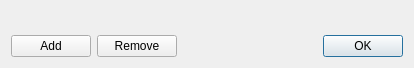
<?xml version="1.0" encoding="UTF-8"?>
<ui version="4.0">
 <class>ORStoolsDialogConfigBase</class>
 <widget class="QDialog" name="ORStoolsDialogConfigBase">
  <property name="geometry">
   <rect>
    <x>0</x>
    <y>0</y>
    <width>414</width>
    <height>100</height>
   </rect>
  </property>
  <property name="sizePolicy">
   <sizepolicy hsizetype="Preferred" vsizetype="Expanding">
    <horstretch>0</horstretch>
    <verstretch>0</verstretch>
   </sizepolicy>
  </property>
  <property name="windowTitle">
   <string>Provider Settings</string>
  </property>
  <layout class="QGridLayout" name="gridLayout">
   <property name="sizeConstraint">
    <enum>QLayout::SetMinAndMaxSize</enum>
   </property>
   <item row="1" column="2">
    <widget class="QDialogButtonBox" name="buttonBox">
     <property name="standardButtons">
      <set>QDialogButtonBox::Ok</set>
     </property>
    </widget>
   </item>
   <item row="1" column="0">
    <widget class="QPushButton" name="provider_add">
     <property name="text">
      <string>Add</string>
     </property>
    </widget>
   </item>
   <item row="1" column="1">
    <widget class="QPushButton" name="provider_remove">
     <property name="text">
      <string>Remove</string>
     </property>
    </widget>
   </item>
   <item row="0" column="0" colspan="3">
    <widget class="QWidget" name="providers" native="true">
     <property name="sizePolicy">
      <sizepolicy hsizetype="Preferred" vsizetype="Fixed">
       <horstretch>0</horstretch>
       <verstretch>0</verstretch>
      </sizepolicy>
     </property>
     <layout class="QVBoxLayout" name="verticalLayout">
      <property name="sizeConstraint">
       <enum>QLayout::SetDefaultConstraint</enum>
      </property>
     </layout>
    </widget>
   </item>
  </layout>
 </widget>
 <resources/>
 <connections/>
</ui>
